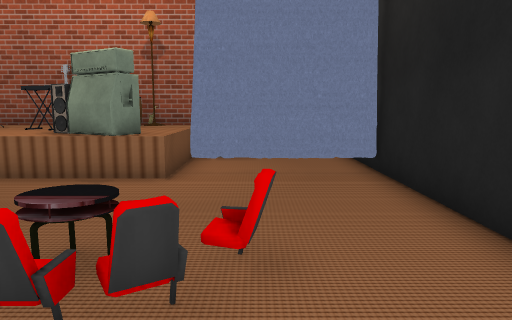
View 1 (above)

17 first-person views from a walk through a scene from a Unity 3-D project. The camera is 1.4 m above the floor, tilts 8° down and sees 70° across. The floor is counted in squares, 1 m on a side. Each view is taken from the middle of a square. On the plan, view 1 faces up. The plan holds only what a view shows up to about 16 squares ahead; the rest is blank. Some surface patterns are stand-ins.

View 2
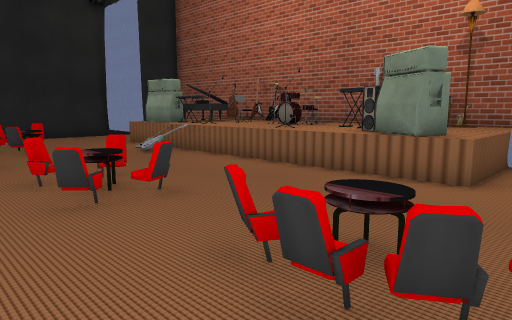

View 3
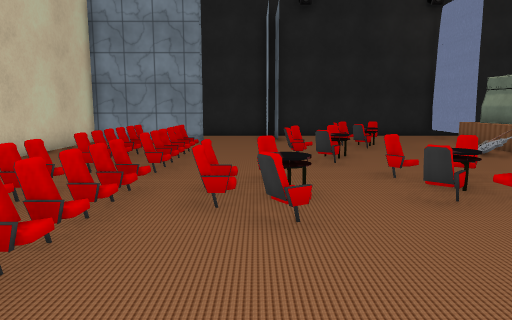

View 4
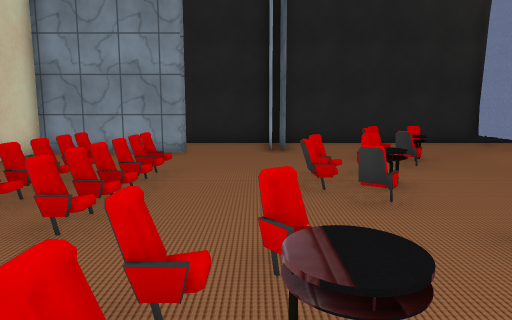

View 5
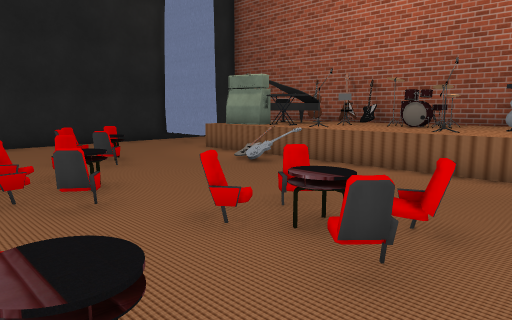

View 6
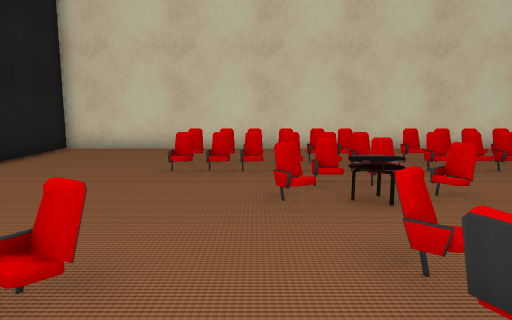

View 7
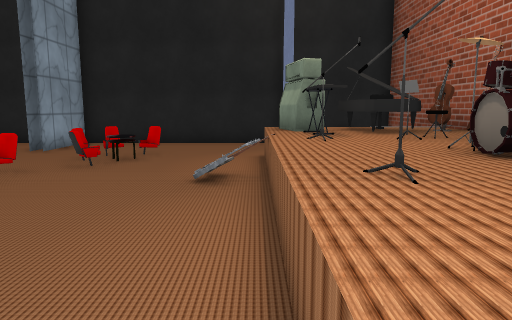

View 8
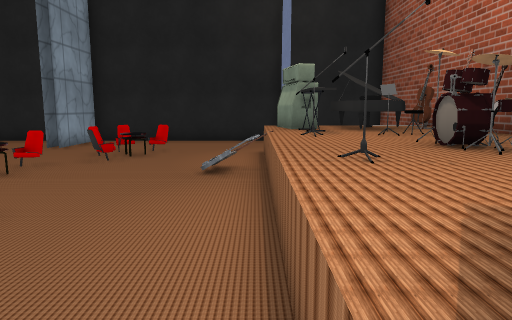

View 9
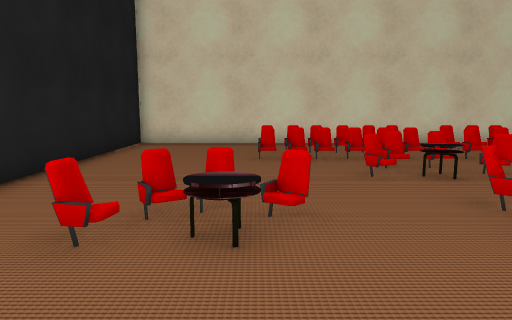

View 10
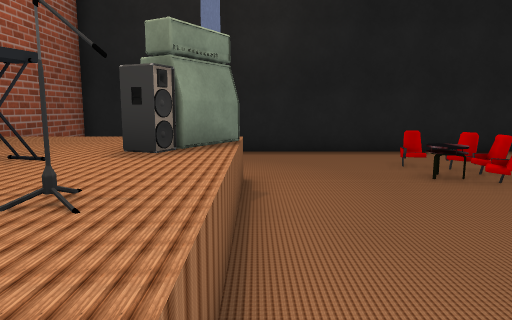

View 11
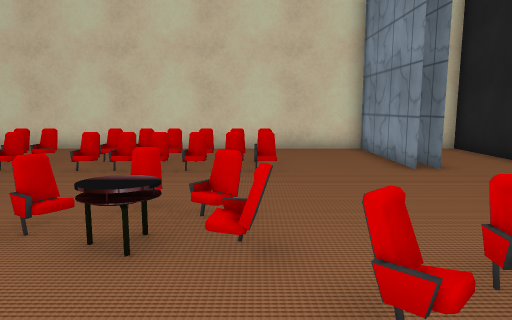

View 12
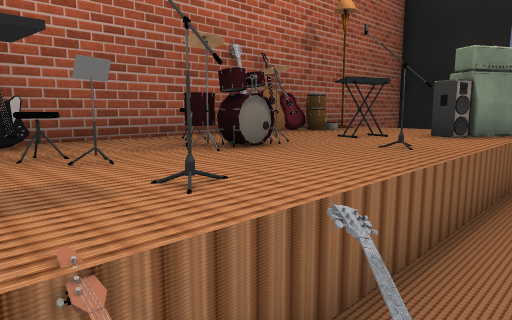

View 13
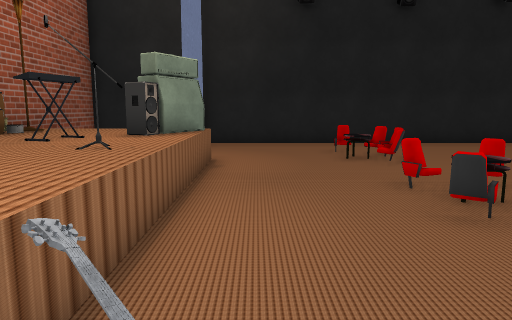

View 14
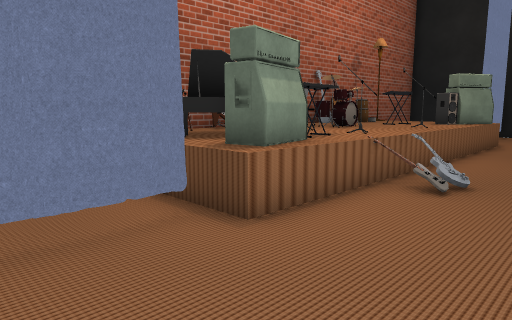

View 15
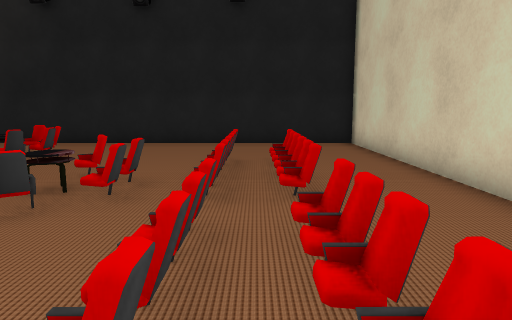

View 16
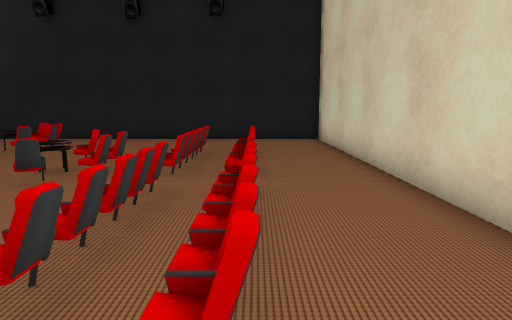

View 17
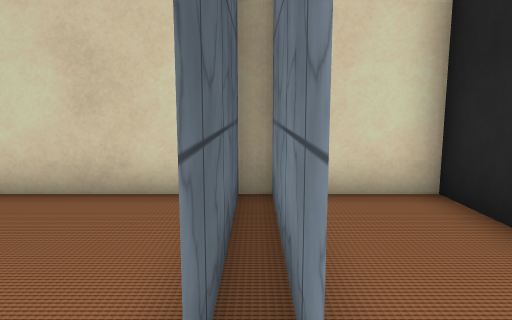

### Floor plan
Key: @ floor where view 1 was taken; # wall or solid block; . main floor; : floor 0.75 m higher than the main floor; / step, stairs or slope; = window, fence, low wall or low ledge; ^ raised ledge; G guitar; R drum; L lamp; S speaker; C curtain; H chair; P piano; O other object.
Columns run from 19 left of view 1 to 3 right of it. Each row starts with its distance up from view 1.
 13  ######################
 12 #   /:OGG::::GGRO://  #
 11 #   /:P:::RO::::L:    #
 10 #   /PPPO:R :OO::/....#
  9 #...=PPOO::::O:::/....#
  8 #.C.#OOOO:::O::SO/C...#
  7 #...///GGG////////....#
  6 #......//.............#
  5 #.....................#
  4 #...H.................#
  3 #...H^H.....H.H..^=H..#
  2 #....H.....H.H..HHH...#
  1 #......H^=H...........#
  0 ####...HH....^.....@..#
 -1 #...........H^H.......#
 -2 #............HH.......#
 -3 #......HHHHH.HHHHH....#
 -4 #..#..................#
 -5 #..#...HHHHH.HHHHH....#
 -6 #..#..................#
 -7 #..#..................#
 -8 #######################

Where each view was taken, in squares from view 1:
view 1: 0 up, 0 right, facing up
view 2: 0 up, 0 right, facing up-left
view 3: 1 down, 0 right, facing left
view 4: 1 down, 4 left, facing left
view 5: 1 down, 4 left, facing up-left
view 6: 5 up, 4 left, facing down
view 7: 7 up, 4 left, facing left
view 8: 7 up, 3 left, facing left
view 9: 7 up, 2 left, facing down
view 10: 7 up, 9 left, facing right
view 11: 5 up, 12 left, facing down
view 12: 6 up, 12 left, facing up-right
view 13: 6 up, 12 left, facing right
view 14: 4 up, 18 left, facing up-right
view 15: 4 down, 12 left, facing right
view 16: 5 down, 14 left, facing right
view 17: 2 down, 16 left, facing down
